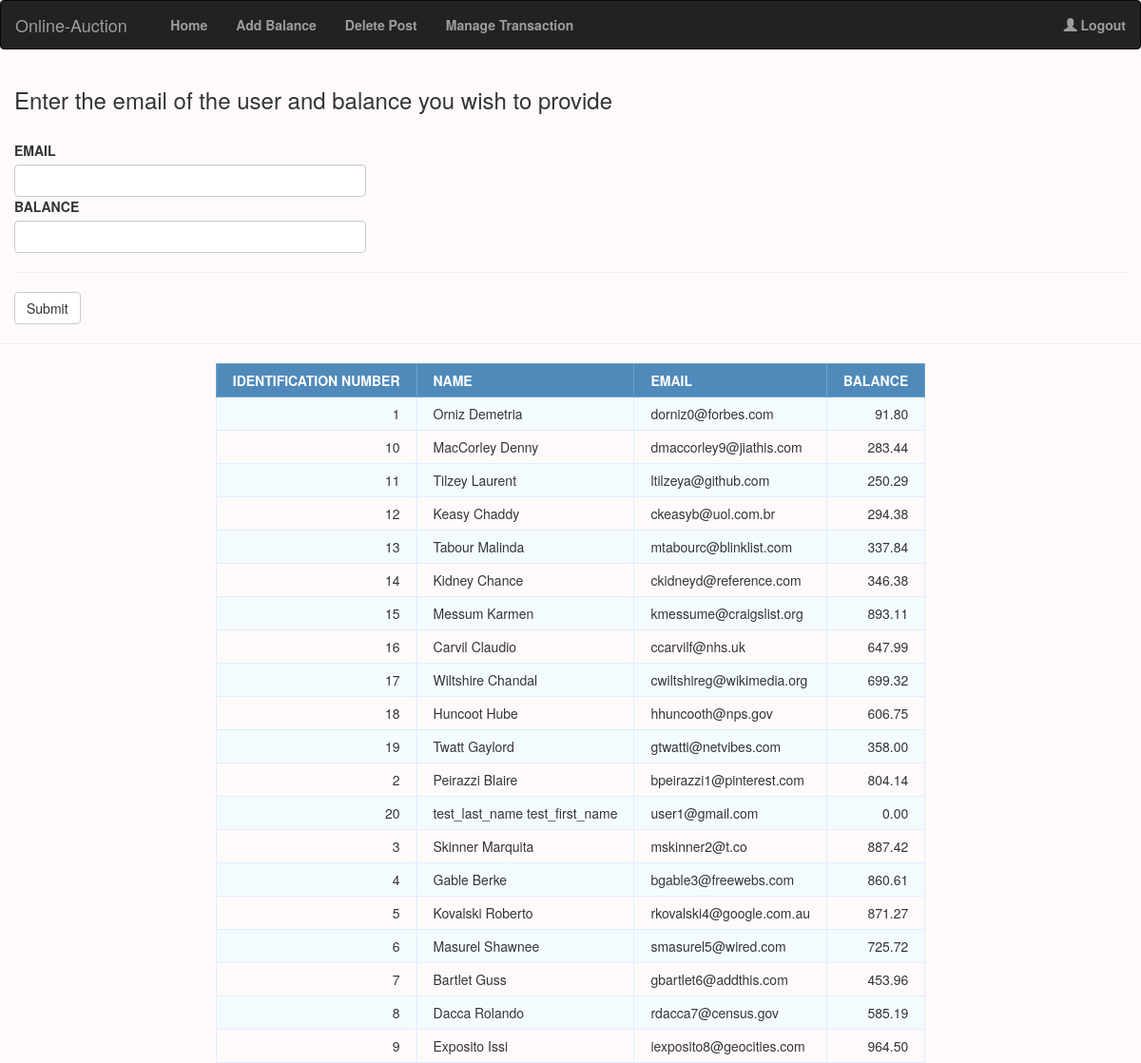
The app's page /AAddBalance.php with its own data.
### tables this page shows
create table customer_account (
	i_num VARCHAR(255) not null,
	first_name VARCHAR(50) not null,
	last_name VARCHAR(50) not null,
	email VARCHAR(50) not null,
	phone VARCHAR(50) not null,
	password VARCHAR(50) not null,
	address VARCHAR(50),
	city VARCHAR(50),
	country VARCHAR(50),
	profile_pic blob,
	balance DECIMAL(8,2)  not null,
	registered_branch int(8) unsigned not null auto_increment,
	primary key (i_num),
    foreign key (registered_branch) references branch(b_code)
);

### DatabaseConnection.php (called while the page is built, shortened)
<?php
   function connection()
   {
       $DATABASE = "localhost";
       $username = "root";
       $dbname = "auction_db_a2";
       $psrd = "";
       $connection = mysqli_connect($DATABASE, $username, $psrd, $dbname);
       return $connection;
   }
   ?>

### AAddBalance.php (the view, shortened to what this page needs)
<?php
include 'DatabaseConnection.php';
?>
<!DOCTYPE html>
<html lang="en">
<head>
    <link rel="stylesheet" href="https://maxcdn.bootstrapcdn.com/bootstrap/3.3.7/css/bootstrap.min.css">
</head>
<body>
    <?php
    require("AHeader.php");
    ?>
    <div class="container-fluid">
        <H3>Enter the email of the user and balance you wish to provide</H3>
        <br>
        <form class="register-form" method="POST" name="AAdmin">
            <div class="row">
                <div class="col-md-4 col-sm-4 col-lg-4">
                    <label for="email">EMAIL</label>
                    <input type="email" name="email" class="form-control">
                </div>
            </div>
            <div class="row">
                <div class="col-md-4 col-sm-4 col-lg-4">
                    <label for="email">BALANCE</label>
                    <input type="number" name="balance" class="form-control">
                </div>
            </div>
            <hr>
            <div class="row">
                <div class="col-md-6 col-sm-6 col-xs-6 col-lg-6">
                    <input type="submit" class="btn btn-default regbutton" onclick=" return validadmin();">
                </div>
            </div>
        </form>
    </div>
    <hr>
    <form action="" method="POST">
        <table class="data-table">
            <thead>
                <tr>
                    <th>Identification Number</th>
                    <th>Name</th>
                    <th>email</th>
                    <th>Balance</th>
                </tr>
            </thead>
            <tbody>
                <?php
                $query = "select * from customer_account";
                $Result = mysqli_query(connection(), $query);
                while ($row = mysqli_fetch_array($Result)) {
                    echo "<tr>";
                    echo "<td>";
                    echo $row['i_num'];
                    echo "</td>";
                    echo "<td>";
                    echo $row['last_name'];
                    echo " ".$row['first_name'];
                    echo "</td>";
                    echo "<td>";
                    echo $row['email'];
                    echo "</td>";
                    echo "<td>";
                    echo $row['balance'];
                    echo "</td>";
                }
                ?>
            </tbody>
        </table>
    </form>
</body>
</html>

### AAddBalance.php (style rules this page uses)
table { margin: auto; font-size: 12px; }
table td { transition: all .5s; }
.data-table { border-collapse: collapse; font-size: 14px; min-width: 537px; }
.data-table th, .data-table td { border: 1px solid #e1edff; padding: 7px 17px; }
.data-table thead th { background-color: #508abb; color: #FFFFFF; border-color: #6ea1cc !important; text-transform: uppercase; }
.data-table tbody td { color: #353535; }
.data-table tbody td:first-child, .data-table tbody td:nth-child(4), .data-table tbody td:last-child { text-align: right; }
.data-table tbody tr:nth-child(odd) td { background-color: #f4fbff; }

### AHeader.php (style rules this page uses)
body { background-color: snow; }

### records on screen
customer_account: i_num "1", last_name "Orniz", first_name "Demetria", email "dorniz0@forbes.com", balance "91.80"
customer_account: i_num "10", last_name "MacCorley", first_name "Denny", email "dmaccorley9@jiathis.com", balance "283.44"
customer_account: i_num "11", last_name "Tilzey", first_name "Laurent", email "ltilzeya@github.com", balance "250.29"
customer_account: i_num "12", last_name "Keasy", first_name "Chaddy", email "ckeasyb@uol.com.br", balance "294.38"
customer_account: i_num "13", last_name "Tabour", first_name "Malinda", email "mtabourc@blinklist.com", balance "337.84"
customer_account: i_num "14", last_name "Kidney", first_name "Chance", email "ckidneyd@reference.com", balance "346.38"
customer_account: i_num "15", last_name "Messum", first_name "Karmen", email "kmessume@craigslist.org", balance "893.11"
customer_account: i_num "16", last_name "Carvil", first_name "Claudio", email "ccarvilf@nhs.uk", balance "647.99"
customer_account: i_num "17", last_name "Wiltshire", first_name "Chandal", email "cwiltshireg@wikimedia.org", balance "699.32"
customer_account: i_num "18", last_name "Huncoot", first_name "Hube", email "hhuncooth@nps.gov", balance "606.75"
customer_account: i_num "19", last_name "Twatt", first_name "Gaylord", email "gtwatti@netvibes.com", balance "358.00"
customer_account: i_num "2", last_name "Peirazzi", first_name "Blaire", email "bpeirazzi1@pinterest.com", balance "804.14"
customer_account: i_num "20", last_name "test_last_name", first_name "test_first_name", email "user1@gmail.com", balance "0.00"
customer_account: i_num "3", last_name "Skinner", first_name "Marquita", email "mskinner2@t.co", balance "887.42"
customer_account: i_num "4", last_name "Gable", first_name "Berke", email "bgable3@freewebs.com", balance "860.61"
customer_account: i_num "5", last_name "Kovalski", first_name "Roberto", email "rkovalski4@google.com.au", balance "871.27"
customer_account: i_num "6", last_name "Masurel", first_name "Shawnee", email "smasurel5@wired.com", balance "725.72"
customer_account: i_num "7", last_name "Bartlet", first_name "Guss", email "gbartlet6@addthis.com", balance "453.96"
customer_account: i_num "8", last_name "Dacca", first_name "Rolando", email "rdacca7@census.gov", balance "585.19"
customer_account: i_num "9", last_name "Exposito", first_name "Issi", email "iexposito8@geocities.com", balance "964.50"
